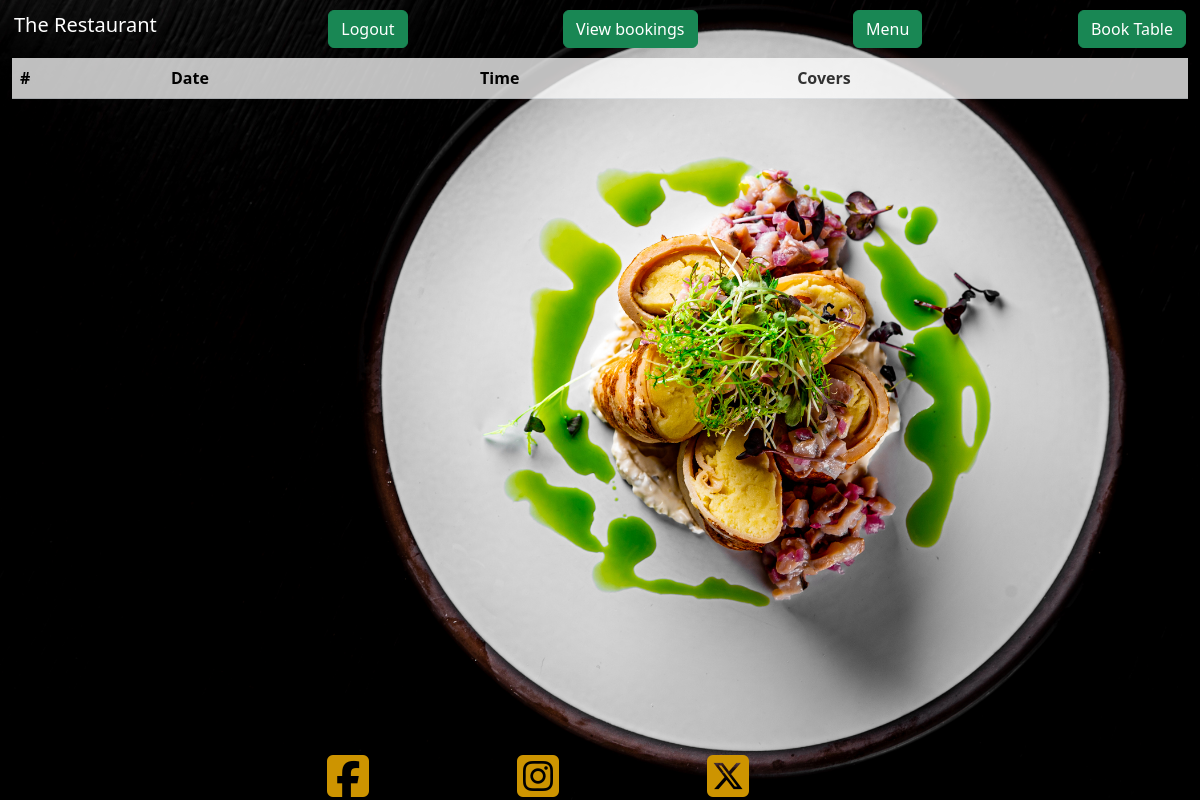
The app's page /viewbookings/ (signed in), older data.
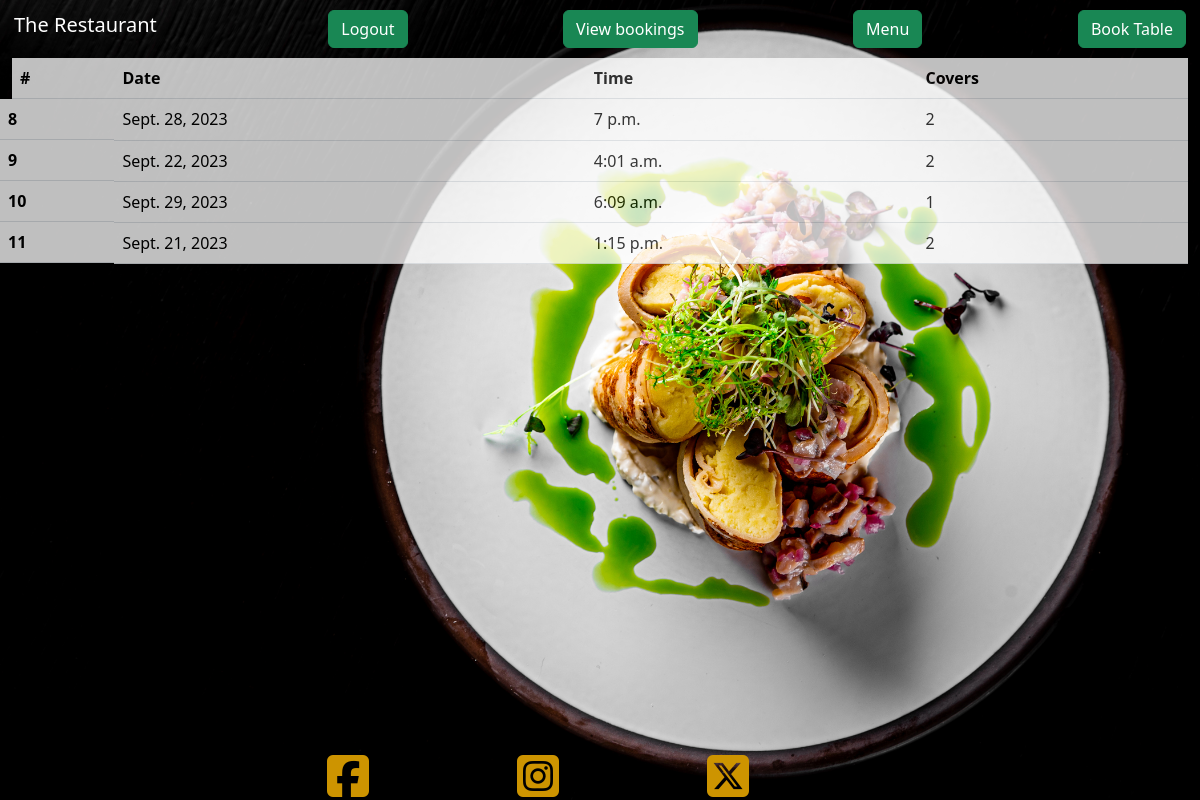
The same page, newer data.
### therestaurant/models.py (models this page shows)
class Reservation(models.Model):
    user = models.ForeignKey(User, on_delete=models.CASCADE, null=True)
    first_name = models.CharField(max_length=50, null=False, blank=False)
    last_name = models.CharField(max_length=50, null=False, blank=False)
    email = models.EmailField(null=False, blank=False)
    contact_number = models.IntegerField(null=False, blank=False)
    date = models.DateField(null=False, blank=False)
    time = models.TimeField(null=False, blank=False)
    covers = models.IntegerField(null=False, blank=False)
    table = models.ForeignKey(Table, on_delete=models.CASCADE, default=get_default_table)

### therestaurant/views.py (the view)
# urls.py: path('viewbookings/', get_bookings, name='get_bookings')
def get_bookings(request):
    user_bookings = Reservation.objects.filter(user=request.user)
    return render(request, 'viewbooking/viewbookings.html', {'user_bookings': user_bookings})

### therestaurant/templates/viewbooking/viewbookings.html
{% extends "home/home.html" %}
{% block content %}
<table class="table opacity-75">
    <thead>
        <th scope="col" >#</th>
        <th scope="col" >Date</th>
        <th scope="col" >Time</th>
        <th scope="col" >Covers</th>
    </thead>
    <tbody>
        {% for booking in user_bookings %}
        <tr>
            <th class="row">{{ booking.id }}</th>
            <td>{{ booking.date }}</td>
            <td>{{ booking.time }}</td>
            <td>{{ booking.covers }}</td>
        </tr>
        {% endfor %}
    </tbody>
</table>
{% endblock %}

Row changes from the older to the newer data that the page shows:
added Reservation: id "8", date "Sept. 28, 2023", time "7 p.m.", covers "2"
added Reservation: id "9", date "Sept. 22, 2023", time "4:01 a.m.", covers "2"
added Reservation: id "10", date "Sept. 29, 2023", time "6:09 a.m.", covers "1"
added Reservation: id "11", date "Sept. 21, 2023", time "1:15 p.m.", covers "2"
